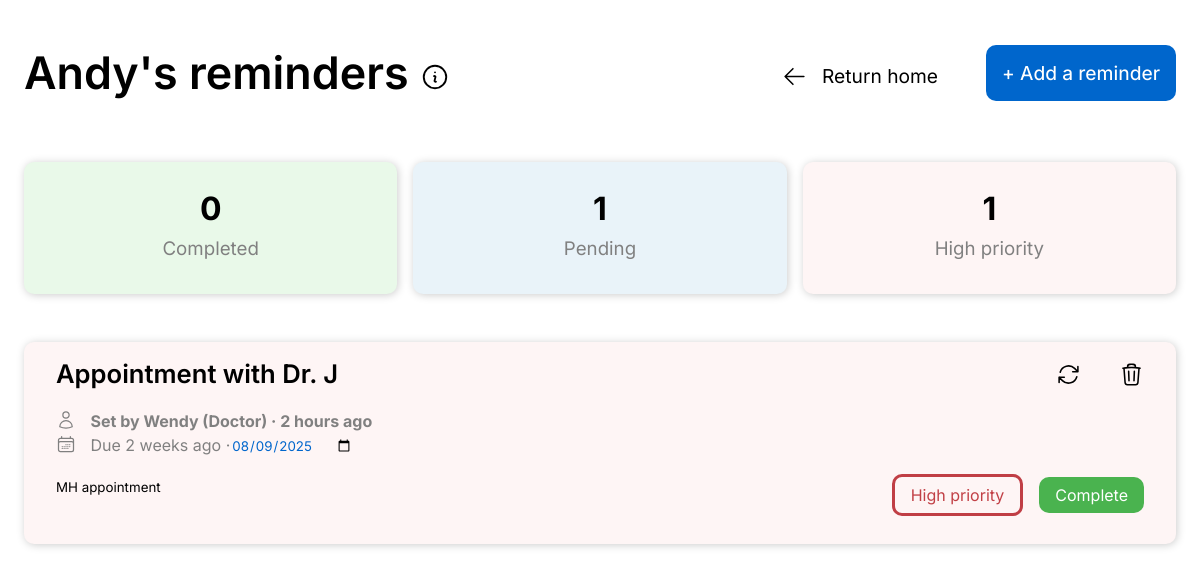
Screenshot of /reminders/ (signed in) with the database file from the repository.
### reminders/models.py (models this page shows, shortened)
class Reminder(models.Model):
    user = models.ManyToManyField(User, related_name='reminders')
    title = models.CharField(max_length=100)
    content = models.TextField()
    date_added = models.DateTimeField(auto_now_add=True)
    due_date = models.DateTimeField(null=True, blank=True)
    is_completed = models.BooleanField(default=False)
    created_by = models.ForeignKey(User, on_delete=models.CASCADE, null=True, blank=True)

### authenticate/models.py (models this page shows, shortened)
class Account(models.Model):
    user = models.OneToOneField(User, on_delete=models.CASCADE)
    role = models.CharField(max_length=20, choices=[('Doctor', 'Doctor'), ('Patient', 'Patient')], default='Patient')

### reminders/views.py (the view)
# urls.py: path('', views.reminders_dash, name='reminders_dash'),
def reminders_dash(request):
    now = timezone.now()
    return render(request, 'reminders/reminders.html', {
        'reminders': Reminder.objects.filter(user=request.user, is_completed=False).order_by('-due_date'),
        'completed_reminders': Reminder.objects.filter(user=request.user, is_completed=True),
        'high_priority_reminders': Reminder.objects.filter(user=request.user, is_completed=False, due_date__lt=now),
    })

### reminders/templates/reminders/reminders.html (shortened to what this page needs)
{% extends 'base.html' %}
{% block head %}
    {% load static %}
    <link rel="stylesheet" href="{% static 'reminders/css/reminders_style.css' %}">
{% endblock %}
{% block content %}
    <div class="heading">
        <div style="align-self:center;">
            <h1> {{ request.user.username }}'s reminders
                <button id="info-button" class="info-button" style="cursor:pointer;">
                </button>
            </h1>
        </div>
        <div class="page-links">
            <a href="{% url 'workspace:dashboard' %}" class="return-home">
                <svg style="width:25px; transform:translateY(6px); margin-right:10px;" xmlns="http://www.w3.org/2000/svg" fill="none" viewBox="0 0 24 24" stroke-width="1.5" stroke="currentColor" class="size-6">
                    <path stroke-linecap="round" stroke-linejoin="round" d="M10.5 19.5 3 12m0 0 7.5-7.5M3 12h18" />
                </svg>
                Return home
            </a>
            <a href="{% url 'reminders:add_reminder' %}" class="add-reminder"> + Add a reminder </a>
        </div>
    </div>
    <div class="reminder-stats">
        <div class="completed-stats" style="background-color:#e9f9e9;">
            <h1> {{ completed_reminders|length }} </h1>
            <h3> Completed </h3>
        </div>
        <div class="completed-stats" style="background-color:#e9f3f9;">
            <h1> {{ reminders|length }} </h1>
            <h3> Pending </h3>
        </div>
        <div class="completed-stats" style="background-color:#fef5f5">
            <h1> {{ high_priority_reminders|length }} </h1>
            <h3> High priority </h3>
        </div>
    </div>
    <div class="widget-container">
        {% if reminders %}
            {% for reminder in reminders %}
                {% if reminder in high_priority_reminders %}
                    <div class="reminder-widget" style="background:#fef5f5;">
                {% else %}
                    <div class="reminder-widget">
                {% endif %}
                    <div class="widget-content">
                        <form action="{% url 'reminders:update_reminder' reminder.id %}" method="POST" id="update-form">
                            <input placeholder="Reminder title" required maxlength="70" name="title" class="reminder-title" style="margin-bottom:8px;" value="{{ reminder.title }}"></input>
                            <p style="color:grey; font-weight:200; margin-top:10px; margin-bottom:0;">
                                <span class="created-by"> <b> Set by {{ reminder.created_by.username }} ({{ reminder.created_by.account.role }}) · {{ reminder.date_added|timesince }} ago </b> </span>
                            </p>
                            <p style="color:grey; margin-top:0;">
                                {% if reminder not in high_priority_reminders %}
                                    Due in {{ reminder.due_date|timeuntil }}
                                {% else %}
                                    Due {{ reminder.due_date|timesince }} ago
                                {% endif %}
                                ·<input type="date" id="due_date" name="due_date" placeholder="Due date" class="due_date" value="{{ reminder.due_date|date:'Y-m-d' }}">
                            </p>
                            <textarea style="margin-top:8px; margin-bottom:16px;" placeholder="Reminder content" required maxlength="3000" name="content">{{ reminder.content }}</textarea>
                        </form>
                        <div class="reminder-actions">
                            <button class="update" id="update">
                            </button>
                            <a href="{% url 'reminders:delete_reminder' reminder.id %} ">
                            </a>
                        </div>
                        <div class="complete-links">
                            {% if reminder in high_priority_reminders %}
                                <span class="status" style="border:solid #ba2b32E6; background:transparent; color:#ba2b32E6"> High priority </span>
                            {% else %}
                                <span class="status" style="border:solid #0066ccE6; background:transparent; color:#0066ccE6"> Low priority </span>
                            {% endif %}
                            <a href="{% url 'reminders:complete_reminder' reminder.id %}" class="complete">
                                Complete
                            </a>
                        </div>
                    </div>
                </div>
            {% endfor %}
        {% else %}
            <div class="reminder-widget">
                <h1 style="position:absolute; font-weight:500; font-size:1.6rem; place-self:center;"> You have no reminders. </h1>
            </div>
        {% endif %}
        </div>
{% endblock %}

### reminders/static/reminders/css/reminders_style.css (style rules this page uses)
.heading { display: grid; grid-template-columns: repeat(auto-fit, minmax(min(400px, 100%), 1fr)); margin: 1rem 1rem 1rem 1rem; font-family: "Inter", sans-serif; }
.heading h1 { font-size: 2.8rem; font-weight: 600; font-family: "Inter", sans-serif; }
h3 { font-weight: 300; }
.info-button { background-color: transparent; padding: 0; border: none; }
.reminder-stats { display: grid; grid-template-columns: repeat(auto-fit, minmax(min(200px, 100%), 1fr)); padding: 1rem; gap: 1rem; box-sizing: border-box; margin-bottom: 1rem; }
.completed-stats { display: flex; line-height: 0; justify-content: center; align-items: center; flex-direction: column; font-family: "Inter", sans-serif; text-align: center; padding: 1rem; border-radius: 10px; height: 100px; background-color: white; box-shadow: 1px 1px 8px 0 #cccccc; }
.completed-stats h3 { font-weight: 400; color: grey; }
.page-links { align-self: center; justify-self: end; display: flex; justify-content: center; align-items: center; gap: 3rem; }
.return-home { color: black; text-decoration: none; font-size: 1.2rem; }
.add-reminder { color: white; padding: 1rem; font-weight: 450; font-size: 1.2rem; text-decoration: none; justify-self: end; align-self: center; border-radius: 10px; background-color: #0066cc; }
.widget-container { display: grid; grid-template-columns: 1fr; gap: 2rem; padding: 1rem; }
.reminder-widget { display: grid; height: 170px; grid-template-columns: 1fr; grid-column-gap: 1rem; border-radius: 10px; padding: 1rem; font-family: "Inter", sans-serif; box-shadow: 1px 1px 8px 0 #cccccc; }
.widget-content { display: flex; flex-direction: column; justify-content: start; align-items: center; overflow: auto; padding: 0 1rem; box-sizing: border-box; }
form { display: flex; flex-direction: column; justify-content: center; align-items: start; width: 100%; }
.reminder-title, textarea { box-sizing: border-box; border: none; background-color: transparent; font-family: "Inter", sans-serif; padding: 0; resize: none; field-sizing: content; width: 70%; }
.reminder-title { font-size: 1.6rem; font-weight: 600; width: 60%; }
.closeDialog, .complete, .status { position: relative; border-radius: 10px; padding: 0.5rem 1rem; color: white; font-size: 16px; border: none; transition: 0.1s linear; background-color: #0066cc; }
.complete { background-color: #4ab34f; text-decoration: none; margin: 0; cursor: pointer; }
.update { background-color: transparent; border: none; cursor: pointer; }
input[type='date'] { background-color: transparent; border: none; font-family: "Inter", sans-serif; color: #0066cc; }
.complete-links { position: absolute; align-self: end; margin-top: 116px; display: flex; justify-content: center; align-items: center; flex-direction: row; gap: 1rem; }
.reminder-actions { display:flex; position:absolute; align-self:end; justify-self:start; gap:2rem; justify-content:center; align-items:center; }

### rows the page displays
Reminder: title "Appointment with Dr. J", created_by.username "Wendy", created_by.account.role "Doctor", date_added "2 hours", due_date "2 weeks", due_date "08/09/2025", content "MH appointment", shows "High priority"

### other values shown
{{ request.user.username }} "Andy"
{{ completed_reminders|length }} "0"
{{ reminders|length }} "1"
{{ high_priority_reminders|length }} "1"
